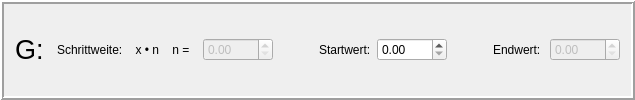
    <widget class="QFrame" name="fr_G">
     <property name="sizePolicy">
      <sizepolicy hsizetype="Preferred" vsizetype="Fixed">
       <horstretch>0</horstretch>
       <verstretch>0</verstretch>
      </sizepolicy>
     </property>
     <property name="frameShape">
      <enum>QFrame::Box</enum>
     </property>
     <property name="frameShadow">
      <enum>QFrame::Raised</enum>
     </property>
     <property name="lineWidth">
      <number>2</number>
     </property>
     <layout class="QHBoxLayout" name="horizontalLayout_9">
      <item>
       <widget class="QLabel" name="lb_G">
        <property name="sizePolicy">
         <sizepolicy hsizetype="Preferred" vsizetype="Fixed">
          <horstretch>0</horstretch>
          <verstretch>0</verstretch>
         </sizepolicy>
        </property>
        <property name="font">
         <font>
          <family>Arial</family>
          <pointsize>20</pointsize>
          <weight>50</weight>
          <bold>false</bold>
         </font>
        </property>
        <property name="text">
         <string>G: </string>
        </property>
       </widget>
      </item>
      <item>
       <widget class="QLabel" name="lb_StepValueG">
        <property name="sizePolicy">
         <sizepolicy hsizetype="Preferred" vsizetype="Fixed">
          <horstretch>0</horstretch>
          <verstretch>0</verstretch>
         </sizepolicy>
        </property>
        <property name="text">
         <string>Schrittweite:    x • n    n =  </string>
        </property>
       </widget>
      </item>
      <item>
       <widget class="QDoubleSpinBox" name="dsb_StepVauleG">
        <property name="enabled">
         <bool>false</bool>
        </property>
        <property name="sizePolicy">
         <sizepolicy hsizetype="Fixed" vsizetype="Fixed">
          <horstretch>0</horstretch>
          <verstretch>0</verstretch>
         </sizepolicy>
        </property>
        <property name="minimumSize">
         <size>
          <width>70</width>
          <height>0</height>
         </size>
        </property>
        <property name="maximumSize">
         <size>
          <width>70</width>
          <height>16777215</height>
         </size>
        </property>
       </widget>
      </item>
      <item>
       <spacer name="horizontalSpacer_15">
        <property name="orientation">
         <enum>Qt::Horizontal</enum>
        </property>
        <property name="sizeHint" stdset="0">
         <size>
          <width>40</width>
          <height>20</height>
         </size>
        </property>
       </spacer>
      </item>
      <item>
       <widget class="QLabel" name="lb_StartValueG">
        <property name="sizePolicy">
         <sizepolicy hsizetype="Preferred" vsizetype="Fixed">
          <horstretch>0</horstretch>
          <verstretch>0</verstretch>
         </sizepolicy>
        </property>
        <property name="text">
         <string>Startwert:</string>
        </property>
       </widget>
      </item>
      <item>
       <widget class="QDoubleSpinBox" name="dsb_StartValueG">
        <property name="sizePolicy">
         <sizepolicy hsizetype="Fixed" vsizetype="Fixed">
          <horstretch>0</horstretch>
          <verstretch>0</verstretch>
         </sizepolicy>
        </property>
        <property name="minimumSize">
         <size>
          <width>70</width>
          <height>0</height>
         </size>
        </property>
        <property name="maximumSize">
         <size>
          <width>70</width>
          <height>16777215</height>
         </size>
        </property>
       </widget>
      </item>
      <item>
       <spacer name="horizontalSpacer_16">
        <property name="orientation">
         <enum>Qt::Horizontal</enum>
        </property>
        <property name="sizeType">
         <enum>QSizePolicy::Fixed</enum>
        </property>
        <property name="sizeHint" stdset="0">
         <size>
          <width>40</width>
          <height>20</height>
         </size>
        </property>
       </spacer>
      </item>
      <item>
       <widget class="QLabel" name="lb_EndValueG">
        <property name="sizePolicy">
         <sizepolicy hsizetype="Preferred" vsizetype="Fixed">
          <horstretch>0</horstretch>
          <verstretch>0</verstretch>
         </sizepolicy>
        </property>
        <property name="text">
         <string>Endwert: </string>
        </property>
       </widget>
      </item>
      <item>
       <widget class="QDoubleSpinBox" name="dsb_EndValueG">
        <property name="enabled">
         <bool>false</bool>
        </property>
        <property name="minimumSize">
         <size>
          <width>70</width>
          <height>0</height>
         </size>
        </property>
        <property name="maximumSize">
         <size>
          <width>70</width>
          <height>16777215</height>
         </size>
        </property>
       </widget>
      </item>
     </layout>
    </widget>
